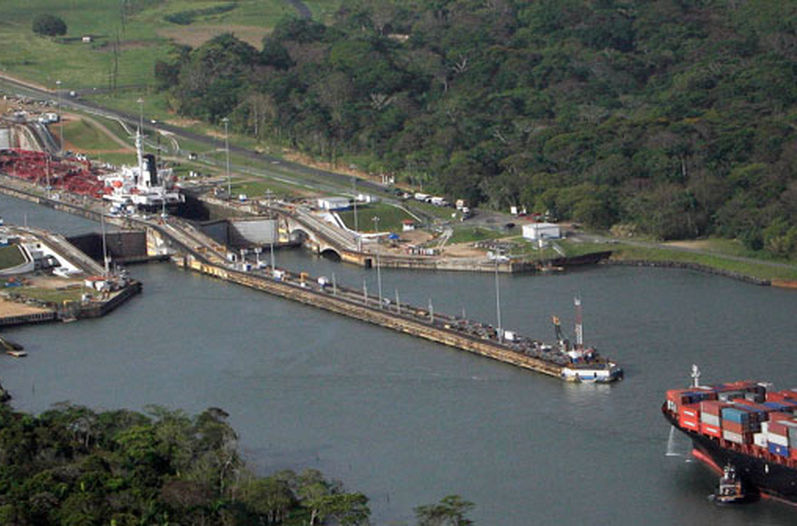
%> input picture TP_1/inputs/example.jpg, 797 x 526 px
$ octave trabajo_practico1.m   (GNU Octave 9; MATLAB toolbox functions it lacks are replaced by stand-ins)
%> lines starting %> are read from the running program, lines starting %| are printed output that depends on the picture
clear;

pkg load image;

# Constantes
MEAN = 0;
VARIANCE = 0.005;
DENSITY = 0.003;

#{---------------------------------Funciones---------------------------------}#
#{
Funcion que contamina una imagen en escala de grises dada con ruido gaussiano e
impulsivo.
@param img - imagen a la que se le desea aplicar el ruido
@param mean - promedio del ruido
@param variance - varianza del ruido
@param density - porcentaje de pixeles afectados por el ruido. Valor entre 0 y 1
@return imagen contaminada
#}
function noisy_img = gaussian_noise(img, mean, variance, density)
  # Aplicar ruido gaussiano
  gaussian_noisy_img = imnoise(img, 'gaussian', mean, variance);
  # Aplicar ruido impulsivo
  noisy_img = imnoise(gaussian_noisy_img, 'salt & pepper', density);
endfunction

#{
Funcion que recibe una imagen y retorna un arreglo con las ocurrencias de los
pixeles normalizados.
@param img - imagen a la que se le desea contar los pixeles
@return arreglo con las ocurrencias de los pixeles normalizados
#}
function pixels_array = calculate_histogram(img)
  # Obtener la cantidad de pixeles en la imagen
  [rows, columns] = size(img);
  img_size = rows * columns;
  # Crear un array de pixeles para guardar las ocurrencias
  pixels_array = zeros(1, 256);
  # Ciclo para contar la ocurrencia de cada pixel
  for i=1:256
    pixels_array(i) = sum(sum(img==(i - 1)));
  endfor
  # Normalizar los pixeles de la imagen
  pixels_array ./= img_size;
endfunction

#{
Funcion que recibe una imagen y la recorta.
@param x - posicion inicial en x de la imagen
@param y - posicion inicial en y de la imagen
@param sizex - cantidad de pixeles que se toman al rededor de las filas
@param sizey - cantidad de pixeles que se toman al rededor de las columnas
@return imagen recortada
#}
function cut = cut_img(img, x, y, sizex, sizey)
  cut = img(x - sizex:x + sizex, y - sizey:y + sizey);
endfunction

#{
Funcion que se encarga de graficar un histograma
@param x - eje x del grafico
@param y - eje y del grafico
@param name - nombre del grafico
@param fig_num - numero de la figura donde se graficara
@return None
#}
function plot_histogram(x, y, name, fig_num)
  figure(fig_num);
  plot(x, y);
  title(name);
  xlabel('numero de pixel');
  ylabel('frecuencia normalizada del pixel');
endfunction

#{------------------------------------Test------------------------------------}#
# 1. Leer las imagenes
example_img = imread('inputs\example.jpg');
%> example_img is the input picture: size 526x797x3 uint8; mean R, G, B 86.5, 90.7, 86
seeds_img = imread('inputs\semillas.PNG');
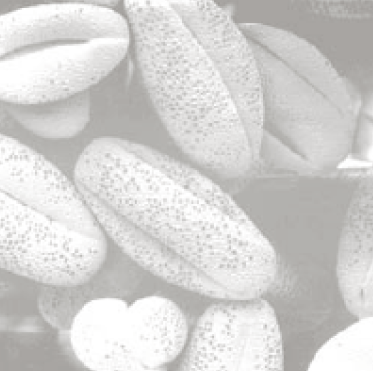
%> input picture TP_1/inputs/semillas.PNG, 373 x 371 px
%> seeds_img is the input picture: size 371x373x3 uint8; mean R, G, B 211.3, 210.3, 208.8

# 2. Convertir las imagenes a escala de grises
gray_example_img = rgb2gray(example_img);
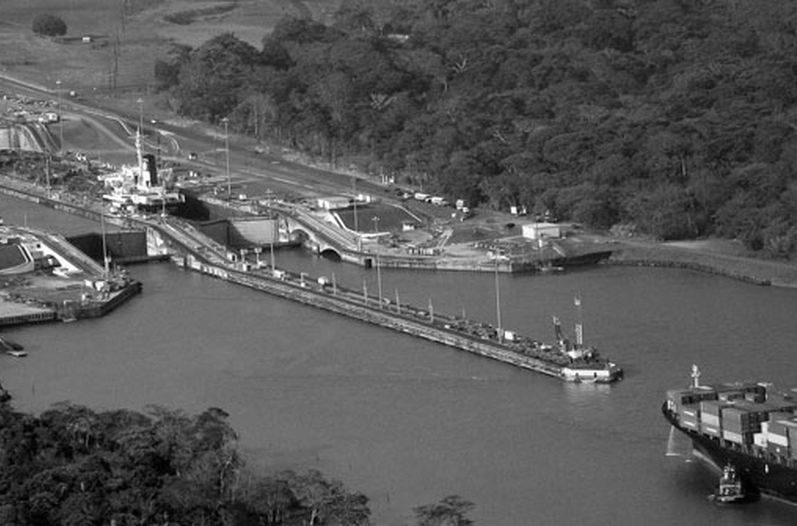
%> gray_example_img: size 526x797 uint8; min 0, max 255, mean 88.9
gray_seeds_img = rgb2gray(seeds_img);

# 3. Contaminar las imagenes
noisy_example_img = gaussian_noise(gray_example_img, MEAN, VARIANCE, DENSITY);
noisy_seeds_img = gaussian_noise(gray_seeds_img, MEAN, VARIANCE, DENSITY);
%> call 2 of gaussian_noise, with mean = 0, variance = 0.005, density = 0.003
%> in gaussian_noise (call 2), `gaussian_noisy_img = imnoise(img, 'gaussian', mean, variance);`:
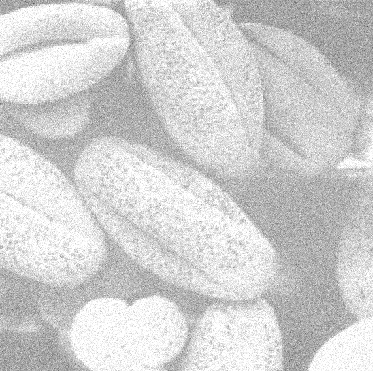
%> gaussian_noisy_img: size 371x373 uint8; min 78, max 255, mean 209.1
# Guardar las imagenes
imwrite(noisy_example_img, 'outputs\noisy_example.jpg');
imwrite(noisy_seeds_img, 'outputs\semillas_con_ruido.PNG');

# 4. Calcular el histograma
example_pixels_array = calculate_histogram(gray_example_img);
%> after the loop in calculate_histogram, `for i=1:256`: pixels_array = 256 values, max 8743 at index 110, min 38 at index 1, mean 1637.6
%> example_pixels_array = 256 values, max 0.0209 at index 110, min 9.06e-05 at index 1, mean 0.00391
seeds_pixels_array = calculate_histogram(gray_seeds_img);
%> seeds_pixels_array = 256 values, max 0.0417 at index 178, min 0 at index 1, mean 0.00391

# 5. Recorta tres regiones uniformes de las imagenes
cut_example_img1 = cut_img(noisy_example_img, 150, 150, 100, 100);
cut_example_img2 = cut_img(noisy_example_img, 250, 250, 100, 100);
cut_example_img3 = cut_img(noisy_example_img, 350, 250, 100, 100);
cut_seeds_img1 = cut_img(noisy_seeds_img, 151, 151, 100, 100);
%> call 4 of cut_img, with x = 151, y = 151, sizex = 100, sizey = 100
%> in cut_img (call 4), `cut = img(x - sizex:x + sizex, y - sizey:y + sizey);`:
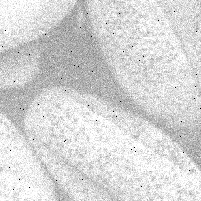
%> cut: size 201x201 uint8; min 0, max 255, mean 214.7
cut_seeds_img2 = cut_img(noisy_seeds_img, 151, 251, 100, 100);
%> call 5 of cut_img, with x = 151, y = 251, sizex = 100, sizey = 100
%> in cut_img (call 5), `cut = img(x - sizex:x + sizex, y - sizey:y + sizey);`:
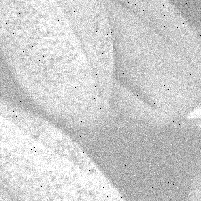
%> cut: size 201x201 uint8; min 0, max 255, mean 206.6
cut_seeds_img3 = cut_img(noisy_seeds_img, 251, 151, 100, 100);
%> call 6 of cut_img, with x = 251, y = 151, sizex = 100, sizey = 100
%> in cut_img (call 6), `cut = img(x - sizex:x + sizex, y - sizey:y + sizey);`:
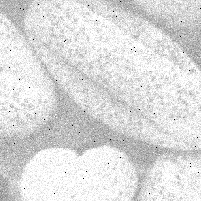
%> cut: size 201x201 uint8; min 0, max 255, mean 220.3
# Guardar las imagenes
imwrite(cut_example_img1, 'outputs\cut_example1.jpg');
imwrite(cut_example_img2, 'outputs\cut_example2.jpg');
imwrite(cut_example_img3, 'outputs\cut_example3.jpg');
imwrite(cut_seeds_img1, 'outputs\semillas_recorte1.PNG');
imwrite(cut_seeds_img2, 'outputs\semillas_recorte2.PNG');
imwrite(cut_seeds_img3, 'outputs\semillas_recorte3.PNG');
# Calcular el histograma
cut_example_img1_histogram = calculate_histogram(cut_example_img1);
%> cut_example_img1_histogram = 256 values, max 0.0117 at index 101, min 7.43e-05 at index 250, mean 0.00391
cut_example_img2_histogram = calculate_histogram(cut_example_img2);
%> cut_example_img2_histogram = 256 values, max 0.014 at index 116, min 7.43e-05 at index 250, mean 0.00391
cut_example_img3_histogram = calculate_histogram(cut_example_img3);
%> cut_example_img3_histogram = 256 values, max 0.0186 at index 111, min 0 at index 238, mean 0.00391
cut_seeds_img1_histogram = calculate_histogram(cut_seeds_img1);
%> cut_seeds_img1_histogram = 256 values, max 0.0896 at index 256, min 0 at index 2, mean 0.00391
cut_seeds_img2_histogram = calculate_histogram(cut_seeds_img2);
%> cut_seeds_img2_histogram = 256 values, max 0.0506 at index 256, min 0 at index 2, mean 0.00391
cut_seeds_img3_histogram = calculate_histogram(cut_seeds_img3);
%> cut_seeds_img3_histogram = 256 values, max 0.144 at index 256, min 0 at index 2, mean 0.00391
# Graficar el histograma
pixels = 0:255;
plot_histogram(pixels, cut_example_img1_histogram,
              'Imagen <example.jpg> primer corte', 1);
%> figure, not shown here; curve peaks at x = 100, y = 0.0117
plot_histogram(pixels, cut_example_img2_histogram,
              'Imagen <example.jpg> segundo corte', 2);
%> figure, not shown here; curve peaks at x = 115, y = 0.014
plot_histogram(pixels, cut_example_img3_histogram,
              'Imagen <example.jpg> tercer corte', 3);
%> figure, not shown here; curve peaks at x = 110, y = 0.0186
plot_histogram(pixels, cut_seeds_img1_histogram,
              'Imagen <seeds.PNG> primer corte', 4);
%> figure, not shown here; curve peaks at x = 255, y = 0.0896
plot_histogram(pixels, cut_seeds_img2_histogram,
              'Imagen <seeds.PNG> segundo corte', 5);
%> figure, not shown here; curve peaks at x = 255, y = 0.0506
plot_histogram(pixels, cut_seeds_img3_histogram,
              'Imagen <seeds.PNG> tercer corte', 6);
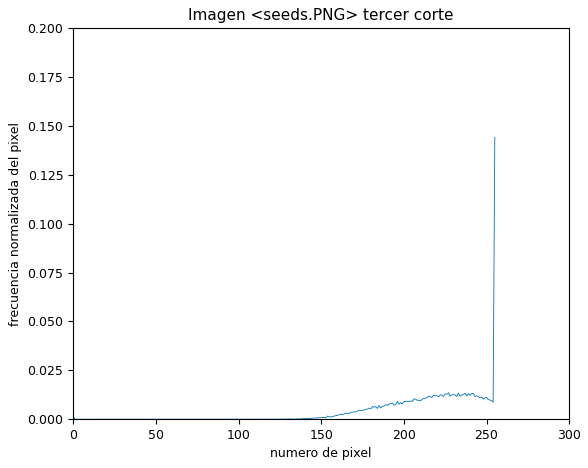
%> figure redrawn from the program's plot data; curve peaks at x = 255, y = 0.144
